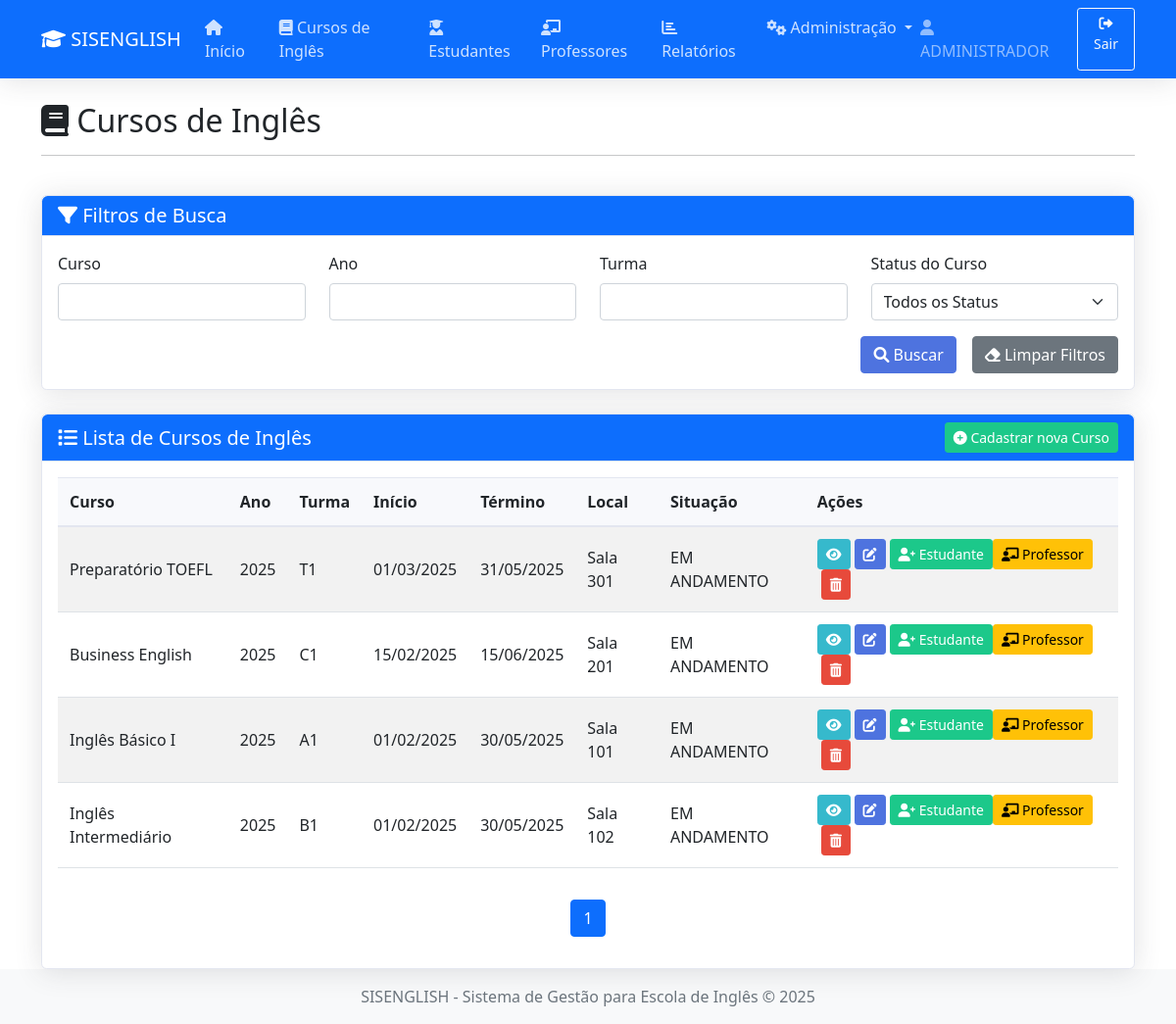
Page /views/cursos/index.php (signed in) on the committed database.
### tables this page shows
CREATE TABLE IF NOT EXISTS `formacoes` (
  `id` int(11) NOT NULL AUTO_INCREMENT,
  `curso` varchar(100) NOT NULL,
  `ano` varchar(4) NOT NULL,
  `turma` varchar(20) NOT NULL,
  `inicio` date NOT NULL,
  `termino` date NOT NULL,
  `local` varchar(100) NOT NULL,
  `situacao` varchar(20) NOT NULL,
  `tipo_capacitacao` varchar(100) NOT NULL,
  `modalidade` varchar(100) NOT NULL,
  `campus` varchar(100) NOT NULL,
  `carga_horaria` int(11) NOT NULL,
  `instituicao` varchar(255) NOT NULL,
  `municipio` varchar(255) NOT NULL,
  `portaria` varchar(255) DEFAULT NULL,
  `parecer` varchar(255) DEFAULT NULL,
  PRIMARY KEY (`id`)
);

### models/curso.php (called while the page is built, shortened)
<?php
class Curso {
    private $conn;
    private $table_name = "formacoes";
    public function __construct($db) {
        $this->conn = $db;
    }
    public function countFilter($curso = null, $ano = null, $turma = null, $situacao = null) {
        $query = "SELECT COUNT(*) as total FROM " . $this->table_name . " WHERE 1=1";
        $stmt = $this->conn->prepare($query);
        $stmt->execute();
        $row = $stmt->fetch(PDO::FETCH_ASSOC);
        return (int)$row['total'];
    }
    public function filterPaged($curso = null, $ano = null, $turma = null, $situacao = null, $limit, $offset) {
        $query = "SELECT * FROM " . $this->table_name . " WHERE 1=1";
        $query .= " ORDER BY ano DESC, inicio DESC LIMIT :limit OFFSET :offset";
        $stmt = $this->conn->prepare($query);
        $stmt->bindValue(':limit', (int)$limit, PDO::PARAM_INT);
        $stmt->bindValue(':offset', (int)$offset, PDO::PARAM_INT);
        $stmt->execute();
        return $stmt;
    }
}
?>

### views/cursos/index.php (the view, shortened to what this page needs)
<?php
include_once '../../models/curso.php';
$database = new Database();
$db = $database->getConnection();
$curso = new Curso($db);
$filter_curso    = filter_input(INPUT_GET, 'curso', FILTER_UNSAFE_RAW) ?: '';
$filter_ano      = filter_input(INPUT_GET, 'ano', FILTER_UNSAFE_RAW) ?: '';
$filter_turma    = filter_input(INPUT_GET, 'turma', FILTER_UNSAFE_RAW) ?: '';
$filter_situacao = filter_input(INPUT_GET, 'situacao', FILTER_UNSAFE_RAW) ?: '';
$page            = filter_input(INPUT_GET, 'page', FILTER_VALIDATE_INT) ?: 1;
$perPage         = 10;
$offset          = ($page - 1) * $perPage;
$totalRows = $curso->countFilter($filter_curso, $filter_ano, $filter_turma, $filter_situacao);
$stmt      = $curso->filterPaged($filter_curso, $filter_ano, $filter_turma, $filter_situacao, $perPage, $offset);
$totalPages = $totalRows > 0 ? ceil($totalRows / $perPage) : 1;
$base_url = "../..";
include_once '../layouts/header.php';
?>
<div class="container mt-4">
    <div class="row">
        <div class="col-md-12 mb-4">
            <h2><i class="fas fa-book"></i> Cursos de Inglês</h2>
            <hr>
        </div>
    </div>
    <div class="row mb-4">
        <div class="col-md-12">
            <div class="card">
                <div class="card-header bg-primary text-white">
                    <h5 class="mb-0"><i class="fas fa-filter"></i> Filtros de Busca</h5>
                </div>
                <div class="card-body">
                    <form method="get" action="index.php">
                        <div class="row">                            <div class="col-md-3 mb-3">
                                <label for="curso" class="form-label">Curso</label>
                                <input type="text" class="form-control" id="curso" name="curso" value="<?php echo $filter_curso; ?>">
                            </div>
                            <div class="col-md-3 mb-3">
                                <label for="ano" class="form-label">Ano</label>
                                <input type="text" class="form-control" id="ano" name="ano" value="<?php echo htmlspecialchars($filter_ano); ?>">
                            </div>
                            <div class="col-md-3 mb-3">
                                <label for="turma" class="form-label">Turma</label>
                                <input type="text" class="form-control" id="turma" name="turma" value="<?php echo htmlspecialchars($filter_turma); ?>">
                            </div>                            <div class="col-md-3 mb-3">
                                <label for="situacao" class="form-label">Status do Curso</label>
                                <select class="form-select" id="situacao" name="situacao">
                                    <option value="">Todos os Status</option>
                                </select>
                            </div>
                        </div>
                        <div class="d-grid gap-2 d-md-flex justify-content-md-end">
                            <button type="submit" class="btn btn-primary me-md-2">
                                <i class="fas fa-search"></i> Buscar
                            </button>
                            <a href="index.php" class="btn btn-secondary">
                                <i class="fas fa-eraser"></i> Limpar Filtros
                            </a>
                        </div>
                    </form>
                </div>
            </div>
        </div>
    </div>
    <div class="row">
        <div class="col-md-12">
            <div class="card">
                <div class="card-header d-flex justify-content-between align-items-center bg-primary text-white">
                    <h5 class="mb-0"><i class="fas fa-list"></i> Lista de Cursos de Inglês</h5>
                    <?php if($_SESSION['tipo'] == 'ADMINISTRADOR'): ?>
                    <a href="create.php" class="btn btn-success btn-sm">
                        <i class="fas fa-plus-circle"></i> Cadastrar nova Curso
                    </a>
                    <?php endif; ?>
                </div>
                <div class="card-body">
                    <div class="table-responsive">
                        <table class="table table-striped table-hover">
                            <thead>
                                <tr>
                                    <th>Curso</th>
                                    <th>Ano</th>
                                    <th>Turma</th>
                                    <th>Início</th>
                                    <th>Término</th>
                                    <th>Local</th>
                                    <th>Situação</th>
                                    <th>Ações</th>
                                </tr>
                            </thead>
                            <tbody>
                                <?php
                                if($stmt->rowCount() > 0) {
                                    while($row = $stmt->fetch(PDO::FETCH_ASSOC)) {
                                        echo "<tr>";
                                            echo "<td>" . $row['curso'] . "</td>";
                                            echo "<td>" . $row['ano'] . "</td>";
                                            echo "<td>" . $row['turma'] . "</td>";
                                            echo "<td>" . date("d/m/Y", strtotime($row['inicio'])) . "</td>";
                                            echo "<td>" . date("d/m/Y", strtotime($row['termino'])) . "</td>";
                                            echo "<td>" . $row['local'] . "</td>";
                                            echo "<td>" . $row['situacao'] . "</td>";
                                            echo "<td>";
                                                echo "<a href='view.php?id={$row['id']}' class='btn btn-info btn-sm me-1'><i class='fas fa-eye'></i></a>";
                                                if($_SESSION['tipo'] == 'ADMINISTRADOR') {
                                                    echo "<a href='edit.php?id={$row['id']}' class='btn btn-primary btn-sm me-1'><i class='fas fa-edit'></i></a>";
                                                    echo "<a href='enroll.php?id={$row['id']}' class='btn btn-success btn-sm'><i class='fas fa-user-plus'></i> Estudante</a>";
                                                    echo "<a href='add_instructor.php?id={$row['id']}' class='btn btn-warning btn-sm'><i class='fas fa-chalkboard-teacher'></i> Professor</a>";
                                                    echo "<a href='$base_url/controllers/cursos/delete.php?id={$row['id']}' class='btn btn-danger btn-sm ms-1' onclick=\"return confirm('Tem certeza que deseja excluir esta curso de inglês?');\"><i class='fas fa-trash-alt'></i></a>";
                                                }
                                            echo "</td>";
                                        echo "</tr>";
                                    }
                                } else {
                                    echo "<tr><td colspan='8' class='text-center'>Nenhuma curso de inglês encontrada.</td></tr>";
                                }
                                ?>
                            </tbody>
                        </table>
                    </div>
                    <nav aria-label="Page navigation">
                      <ul class="pagination justify-content-center mt-3">
                        <?php for ($p = 1; $p <= $totalPages; $p++): ?>
                          <li class="page-item <?php echo ($p === $page) ? 'active' : ''; ?>">
                            <a class="page-link" href="index.php?curso=<?php echo urlencode($filter_curso); ?>&ano=<?php echo urlencode($filter_ano); ?>&turma=<?php echo urlencode($filter_turma); ?>&situacao=<?php echo urlencode($filter_situacao); ?>&page=<?php echo $p; ?>"><?php echo $p; ?></a>
                          </li>
                        <?php endfor; ?>
                      </ul>
                    </nav>
                </div>
            </div>
        </div>
    </div>
</div>
<?php
include_once '../layouts/footer.php';
?>

### assets/css/style.css (style rules this page uses)
body { min-height: 100vh; display: flex; flex-direction: column; }
.card { box-shadow: 0 0.15rem 1.75rem 0 rgba(58, 59, 69, 0.15); border: 1px solid #e3e6f0; border-radius: 0.35rem; }
.card .card-header { border-bottom: 1px solid #e3e6f0; border-top-left-radius: 0.35rem; border-top-right-radius: 0.35rem; }
.table-responsive { overflow-x: auto; }
.table { width: 100%; margin-bottom: 1rem; color: #212529; }
.table th, .table td { padding: 0.75rem; vertical-align: middle; border-top: 1px solid #e3e6f0; }
.table thead th { vertical-align: bottom; border-bottom: 2px solid #e3e6f0; background-color: #f8f9fc; }
.btn-primary { background-color: #4e73df; border-color: #4e73df; }
.btn-success { background-color: #1cc88a; border-color: #1cc88a; }
.btn-info { background-color: #36b9cc; border-color: #36b9cc; color: #fff; }
.btn-danger { background-color: #e74a3b; border-color: #e74a3b; }

### rows in the picture
formacoes: curso "Preparatório TOEFL", ano "2025", turma "T1", inicio "01/03/2025", termino "31/05/2025", local "Sala 301", situacao "EM ANDAMENTO"
formacoes: curso "Business English", ano "2025", turma "C1", inicio "15/02/2025", termino "15/06/2025", local "Sala 201", situacao "EM ANDAMENTO"
formacoes: curso "Inglês Básico I", ano "2025", turma "A1", inicio "01/02/2025", termino "30/05/2025", local "Sala 101", situacao "EM ANDAMENTO"
formacoes: curso "Inglês Intermediário", ano "2025", turma "B1", inicio "01/02/2025", termino "30/05/2025", local "Sala 102", situacao "EM ANDAMENTO"

### other values in the picture
$_SESSION['nome'] "ADMINISTRADOR"
